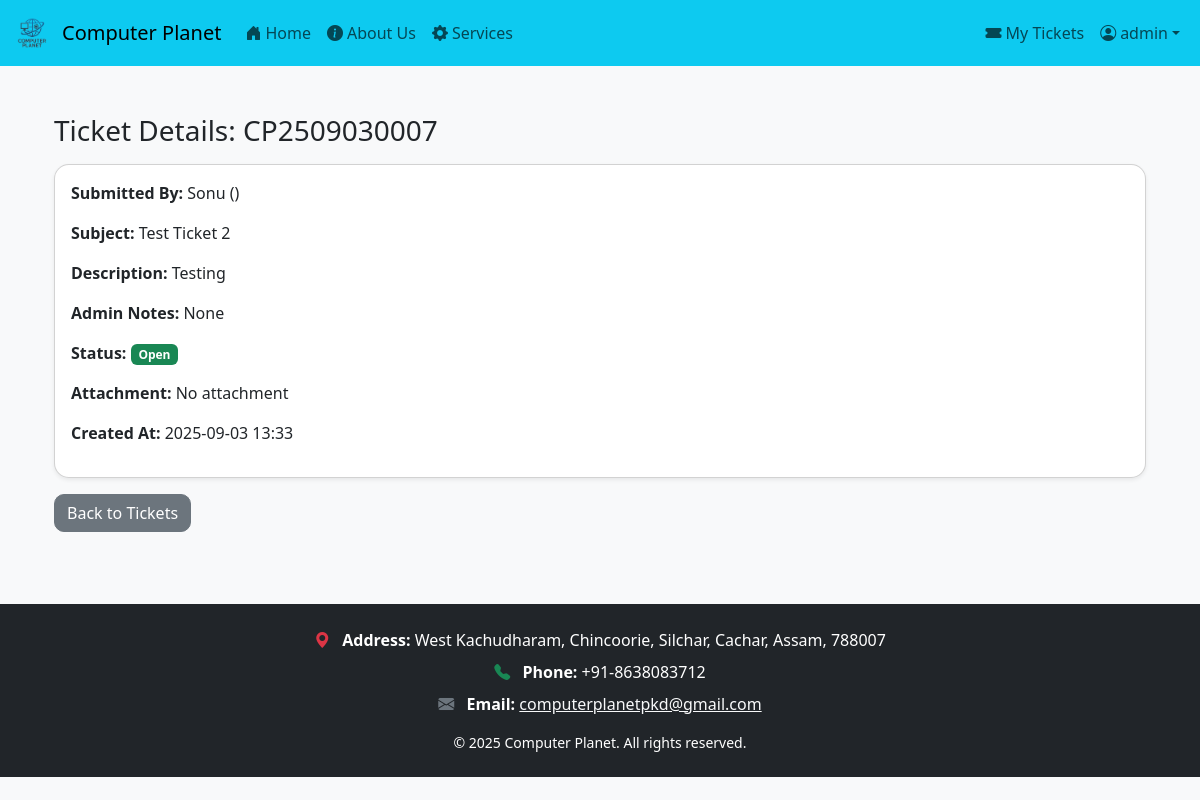
Screenshot of /tickets/details/7/ (signed in) with the database file from the repository.
### accounts/models.py (models this page shows, shortened)
class Profile(models.Model):
    user = models.OneToOneField(User, on_delete=models.CASCADE)
    name = models.CharField(max_length=150, blank=True, null=True)  # 👈 this must exist
    phone = models.CharField(max_length=15, blank=True, null=True)
    address = models.TextField(blank=True, null=True)
    company = models.CharField(max_length=100, blank=True, null=True)
    is_customer = models.BooleanField(default=True)

### tickets/models.py (models this page shows, shortened)
class Ticket(models.Model):
    STATUS_CHOICES = [
        ('open', 'Open'),
        ('in_progress', 'In Progress'),
        ('resolved', 'Resolved'),
        ('closed', 'Closed'),
    ]
    access_key = models.UUIDField(default=uuid.uuid4, editable=False, unique=True)
    ticket_no = models.CharField(max_length=20, unique=True, blank=True , null=True)
    customer = models.ForeignKey(User, on_delete=models.CASCADE, related_name="tickets")
    subject = models.CharField(max_length=200)
    description = models.TextField()
    admin_notes = models.TextField(blank=True, null=True)
    status = models.CharField(max_length=20, choices=STATUS_CHOICES, default='open')
    reported_by = models.CharField(max_length=100, blank=True, null=True)
    attachment = models.FileField(upload_to='ticket_files/', blank=True, null=True)
    admin_notes = models.TextField(blank=True, null=True)
    created_at = models.DateTimeField(auto_now_add=True)
    updated_at = models.DateTimeField(auto_now=True)

### tickets/views.py (the view)
# urls.py: path('details/<int:pk>/', views.ticket_detail, name='details'),
def ticket_detail(request, pk):
    if request.user.is_staff:
        ticket = get_object_or_404(Ticket, pk=pk)
    else:
        ticket = get_object_or_404(Ticket, pk=pk, reported_by=request.user)
    return render(request, 'tickets/ticket_detail.html', {'ticket': ticket})

### templates/tickets/ticket_detail.html (shortened to what this page needs)
{% extends "base.html" %}
{% block content %}
<div class="container py-4">
    <h3 class="mb-3">Ticket Details: {{ ticket.ticket_no }}</h3>
    <div class="card shadow-sm p-3">
        <p><strong>Submitted By:</strong> {{ ticket.reported_by }} ({{ ticket.customer.email }})</p>
        <p><strong>Subject:</strong> {{ ticket.subject }}</p>
        <p><strong>Description:</strong> {{ ticket.description }}</p>
        <p><strong>Admin Notes:</strong> {{ ticket.admin_notes }}</p>
        <p><strong>Status:</strong>
            <span class="badge
            {% if ticket.get_status_display == 'Open' %}bg-success
            {% elif ticket.get_status_display == 'In Progress' %}bg-warning text-dark
            {% elif ticket.get_status_display == 'Resolved' %}bg-info text-dark
            {% elif ticket.get_status_display == 'Closed' %}bg-secondary
            {% else %}bg-light text-dark{% endif %}">
              {{ ticket.get_status_display }}
            </span>
        </p>
        <p><strong>Attachment:</strong>
            {% if ticket.attachment %}
                <a href="{{ ticket.attachment.url }}" target="_blank">View File</a>
            {% else %}
                <span>No attachment</span>
            {% endif %}
        </p>
        <p><strong>Created At:</strong> {{ ticket.created_at|date:"Y-m-d H:i" }}</p>
    </div>
    <a href="{% url 'tickets:my_tickets' %}" class="btn btn-secondary mt-3">Back to Tickets</a>
</div>
{% endblock %}

### templates/includes/navbar.html (shortened to what this page needs)
{% load static %}
<nav class="navbar navbar-expand-lg navbar-light bg-info">
  <div class="container-fluid">
    <a class="navbar-brand d-flex align-items-center" href="{% url 'home' %}">
      <img src="{% static 'images/logos/logo.png' %}" alt="Computer Planet Logo" style="height:40px; margin-right:10px;">
      <span>Computer Planet</span>
    </a>
    <div class="collapse navbar-collapse" id="navbarNav">
      <ul class="navbar-nav me-auto mb-2 mb-lg-0">
        <li class="nav-item">
          <a class="nav-link" href="{% url 'home' %}">
            <i class="bi bi-house-door-fill me-1"></i>Home
          </a>
        </li>
        <li class="nav-item">
          <a class="nav-link" href="{% url 'about' %}">
            <i class="bi bi-info-circle-fill me-1"></i>About Us
          </a>
        </li>
        <li class="nav-item">
          <a class="nav-link" href="{% url 'product_list' %}">
            <i class="bi bi-gear-fill me-1"></i>Services
          </a>
        </li>
      </ul>
     <ul class="navbar-nav">
  {% if user.is_authenticated %}
    <li class="nav-item">
      <a class="nav-link" href="{% url 'tickets:my_tickets' %}">
        <i class="bi bi-ticket-fill me-1"></i>My Tickets
      </a>
    </li>
    <li class="nav-item dropdown">
      <a class="nav-link dropdown-toggle d-flex align-items-center" href="#" id="profileDropdown"
         role="button" data-bs-toggle="dropdown" aria-expanded="false">
        <i class="bi bi-person-circle me-1"></i>
        {{ user.profile.name|default:user.username }}
      </a>
    </li>
  {% endif %}
</ul>
    </div>
  </div>
</nav>

### static/css/styles.css (style rules this page uses)
body { background-color: #f8f9fa; }
.card { border-radius: 15px; }
.btn { border-radius: 10px; }

### rows the page displays
Ticket: ticket_no "CP2509030007", reported_by "Sonu", subject "Test Ticket 2", description "Testing", admin_notes "None", status "Open", created_at "2025-09-03 13:33"

### other values shown
{{ user.profile.name|default:user.username }} "admin"
{{ year|default:2025 }} "2025"
